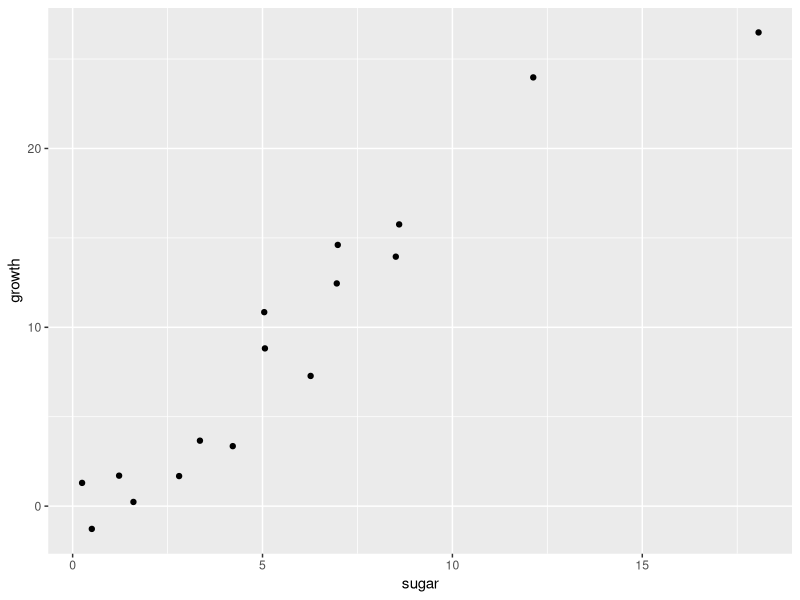
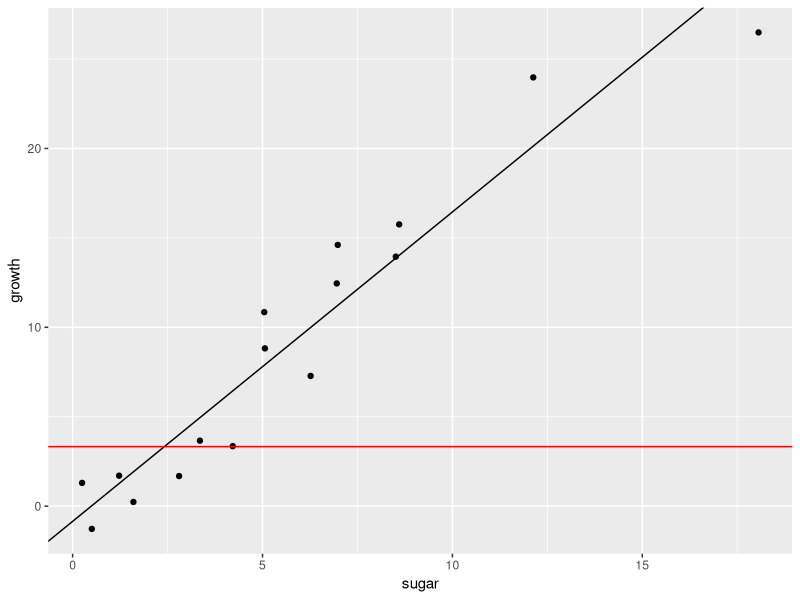
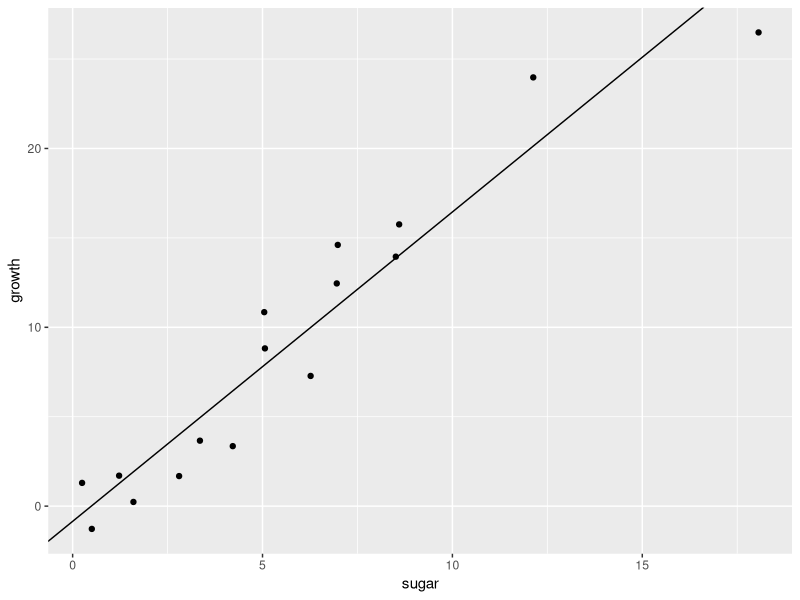

R code for these plots, in order:
setwd("~/Documents/Biocomp/biocomputing_StatsGroupProject/")
rm(list=ls())

library(ggplot2)

Sugar<-read.csv("sugar.csv")

ggplot(Sugar, aes(x=sugar,y=growth))+
  geom_point()

nllLinear<-function(p,x,y){
  B0=p[1] 
  B1=p[2] 
  sigma=exp(p[3])
  expected=B0+x*B1
  nll=-sum(dnorm(x=y,mean=expected,sd=sigma,log=TRUE))
  return(nll) 
}

initialGuess=c(1,1,1)
linearFit=optim(par=initialGuess,fn=nllLinear,x=Sugar$sugar,y=Sugar$growth)
print(linearFit)

nllSimple<-function(p,x,y){
  B0=p[1]
  sigma=exp(p[2])
  expected=B0+x
  nll=-sum(dnorm(x=y,mean=expected,sd=sigma,log=TRUE))
  return(nll) 
}

firstGuess=c(1,1)
simpleFit=optim(par=firstGuess,fn=nllSimple,x=Sugar$sugar,y=Sugar$growth)
print(simpleFit)

ggplot(Sugar,aes(sugar,growth))+
  geom_point()+
  geom_abline(slope=1.73,intercept=-0.85)+
  geom_abline(slope=0,intercept=3.33,color="red")

teststat=2*(simpleFit$value-linearFit$value)
df=length(linearFit$par)-length(simpleFit$par)
1-pchisq(teststat,df)

ggplot(Sugar,aes(sugar,growth))+
  geom_point()+
  geom_abline(slope=1.73,intercept=-0.85)
